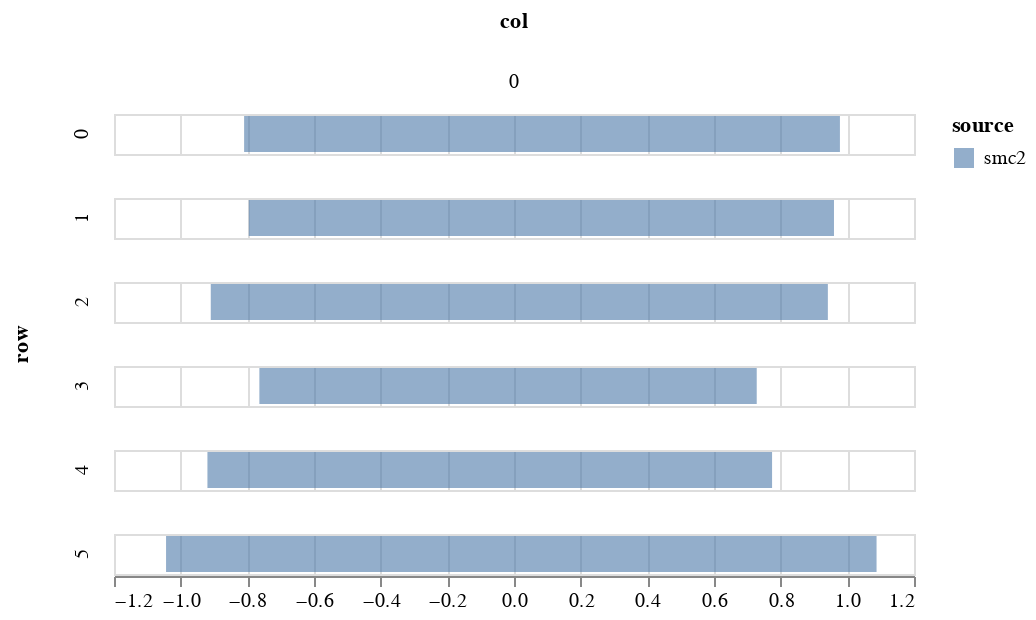

Source (notebook cell):
### Markdown cell above
## Plot MCMC samples

### Code cell
param = 'beta'
df = get_post_df(ps_smc2[param])
df_quant = df.groupby(['row', 'col'])[['value']].quantile(0.025).reset_index()
df_quant.rename({'value':'q1'}, axis=1, inplace=True)
df_quant2 = df.groupby(['row', 'col'])[['value']].quantile(0.975).reset_index()
df_quant2.rename({'value':'q2'}, axis=1, inplace=True)

df = df_quant.merge(df_quant2, on=['row', 'col'])

# simple quantile chart
df['source'] = 'smc2'
c1 = alt.Chart(df).mark_bar(opacity=0.6).encode(
        alt.X('q1', title=None),
        alt.X2('q2', title=None),
        alt.Row('row'),
        alt.Column('col'),
        alt.Color('source')
)
c1

### Figure 1 — Vega-Lite specification as saved in the notebook (floating-point values rounded to 4 significant figures)
{"config": {"view": {"continuousWidth": 400, "continuousHeight": 300}}, "data": {"name": "data-778e973b18c69cee43a4ba29daa8c40b"}, "mark": {"type": "bar", "opacity": 0.6}, "encoding": {"color": {"type": "nominal", "field": "source"}, "column": {"type": "quantitative", "field": "col"}, "row": {"type": "quantitative", "field": "row"}, "x": {"type": "quantitative", "field": "q1", "title": null}, "x2": {"field": "q2", "title": null}}, "$schema": "https://vega.github.io/schema/vega-lite/v4.8.1.json", "datasets": {"data-778e973b18c69cee43a4ba29daa8c40b": [{"row": 0, "col": 0, "q1": -0.8097, "q2": 0.9778, "source": "smc2"}, {"row": 1, "col": 0, "q1": -0.7956, "q2": 0.96, "source": "smc2"}, {"row": 2, "col": 0, "q1": -0.9097, "q2": 0.9416, "source": "smc2"}, {"row": 3, "col": 0, "q1": -0.7639, "q2": 0.7282, "source": "smc2"}, {"row": 4, "col": 0, "q1": -0.9197, "q2": 0.7742, "source": "smc2"}, {"row": 5, "col": 0, "q1": -1.044, "q2": 1.088, "source": "smc2"}]}}
